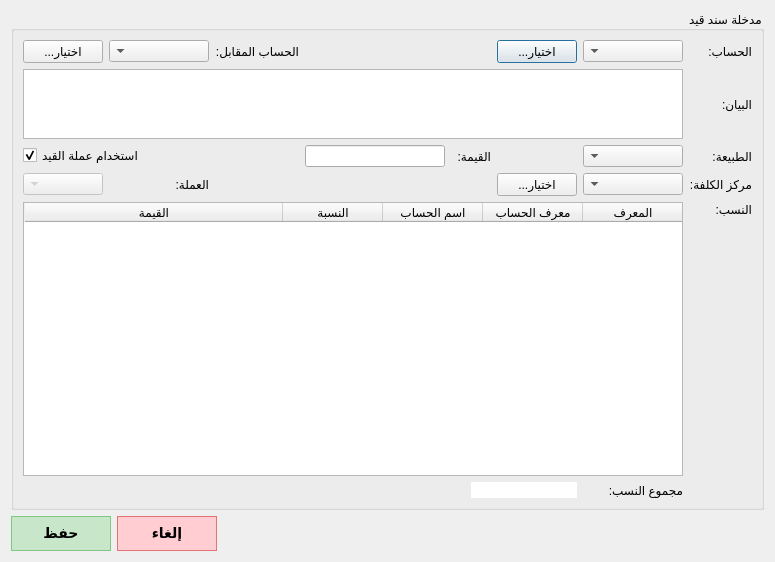
<?xml version="1.0" encoding="UTF-8"?>
<ui version="4.0">
 <class>JournalEntryItemView</class>
 <widget class="QDialog" name="JournalEntryItemView">
  <property name="geometry">
   <rect>
    <x>0</x>
    <y>0</y>
    <width>775</width>
    <height>562</height>
   </rect>
  </property>
  <property name="windowTitle">
   <string>Dialog</string>
  </property>
  <property name="layoutDirection">
   <enum>Qt::RightToLeft</enum>
  </property>
  <layout class="QGridLayout" name="gridLayout">
   <item row="0" column="0" colspan="3">
    <widget class="QGroupBox" name="groupBox_4">
     <property name="minimumSize">
      <size>
       <width>0</width>
       <height>200</height>
      </size>
     </property>
     <property name="maximumSize">
      <size>
       <width>16777215</width>
       <height>16777215</height>
      </size>
     </property>
     <property name="layoutDirection">
      <enum>Qt::RightToLeft</enum>
     </property>
     <property name="title">
      <string>مدخلة سند قيد</string>
     </property>
     <layout class="QGridLayout" name="gridLayout_2">
      <item row="0" column="0">
       <widget class="QLabel" name="label_5">
        <property name="text">
         <string>الحساب:</string>
        </property>
       </widget>
      </item>
      <item row="0" column="1">
       <widget class="QComboBox" name="journal_entry_item_account_combobox">
        <property name="minimumSize">
         <size>
          <width>100</width>
          <height>0</height>
         </size>
        </property>
        <property name="maximumSize">
         <size>
          <width>16777215</width>
          <height>16777215</height>
         </size>
        </property>
       </widget>
      </item>
      <item row="0" column="2">
       <widget class="QPushButton" name="select_account_btn">
        <property name="text">
         <string>...اختيار</string>
        </property>
       </widget>
      </item>
      <item row="0" column="6">
       <widget class="QLabel" name="label_6">
        <property name="text">
         <string>الحساب المقابل:</string>
        </property>
       </widget>
      </item>
      <item row="0" column="7">
       <widget class="QComboBox" name="journal_entry_item_opposite_account_combobox">
        <property name="minimumSize">
         <size>
          <width>100</width>
          <height>0</height>
         </size>
        </property>
        <property name="maximumSize">
         <size>
          <width>16777215</width>
          <height>16777215</height>
         </size>
        </property>
       </widget>
      </item>
      <item row="0" column="8">
       <widget class="QPushButton" name="select_opposite_account_btn">
        <property name="text">
         <string>...اختيار</string>
        </property>
       </widget>
      </item>
      <item row="1" column="0">
       <widget class="QLabel" name="label_7">
        <property name="text">
         <string>البيان:</string>
        </property>
       </widget>
      </item>
      <item row="1" column="1" colspan="8">
       <widget class="QTextEdit" name="journal_entry_item_statement_input">
        <property name="maximumSize">
         <size>
          <width>16777215</width>
          <height>70</height>
         </size>
        </property>
       </widget>
      </item>
      <item row="2" column="0">
       <widget class="QLabel" name="label_9">
        <property name="text">
         <string>الطبيعة:</string>
        </property>
       </widget>
      </item>
      <item row="2" column="1">
       <widget class="QComboBox" name="journal_entry_item_type_combobox"/>
      </item>
      <item row="2" column="3" colspan="2">
       <widget class="QLabel" name="label_10">
        <property name="text">
         <string>القيمة:</string>
        </property>
       </widget>
      </item>
      <item row="2" column="5">
       <widget class="QLineEdit" name="value_input"/>
      </item>
      <item row="2" column="7" colspan="2">
       <widget class="QCheckBox" name="entry_currency_checkbox">
        <property name="layoutDirection">
         <enum>Qt::LeftToRight</enum>
        </property>
        <property name="text">
         <string>استخدام عملة القيد</string>
        </property>
        <property name="checked">
         <bool>true</bool>
        </property>
       </widget>
      </item>
      <item row="3" column="0">
       <widget class="QLabel" name="label_11">
        <property name="text">
         <string>مركز الكلفة:</string>
        </property>
       </widget>
      </item>
      <item row="3" column="1">
       <widget class="QComboBox" name="journal_entry_cost_center_combobox"/>
      </item>
      <item row="3" column="2">
       <widget class="QPushButton" name="select_cost_center_btn">
        <property name="text">
         <string>...اختيار</string>
        </property>
       </widget>
      </item>
      <item row="3" column="4" colspan="2">
       <spacer name="horizontalSpacer_9">
        <property name="orientation">
         <enum>Qt::Horizontal</enum>
        </property>
        <property name="sizeType">
         <enum>QSizePolicy::Fixed</enum>
        </property>
        <property name="sizeHint" stdset="0">
         <size>
          <width>120</width>
          <height>17</height>
         </size>
        </property>
       </spacer>
      </item>
      <item row="3" column="7">
       <widget class="QLabel" name="label_3">
        <property name="text">
         <string>العملة:</string>
        </property>
       </widget>
      </item>
      <item row="3" column="8">
       <widget class="QComboBox" name="journal_entry_item_currency_combobox">
        <property name="enabled">
         <bool>false</bool>
        </property>
       </widget>
      </item>
      <item row="4" column="0">
       <widget class="QLabel" name="label_12">
        <property name="maximumSize">
         <size>
          <width>16777215</width>
          <height>20</height>
         </size>
        </property>
        <property name="text">
         <string>النسب:</string>
        </property>
       </widget>
      </item>
      <item row="4" column="1" rowspan="2" colspan="8">
       <widget class="QTableWidget" name="journal_entry_distributive_cost_center_accounts_table">
        <property name="editTriggers">
         <set>QAbstractItemView::AllEditTriggers</set>
        </property>
        <property name="showDropIndicator" stdset="0">
         <bool>false</bool>
        </property>
        <property name="dragDropOverwriteMode">
         <bool>false</bool>
        </property>
        <property name="selectionMode">
         <enum>QAbstractItemView::SingleSelection</enum>
        </property>
        <property name="selectionBehavior">
         <enum>QAbstractItemView::SelectRows</enum>
        </property>
        <property name="showGrid">
         <bool>true</bool>
        </property>
        <attribute name="horizontalHeaderVisible">
         <bool>true</bool>
        </attribute>
        <attribute name="horizontalHeaderCascadingSectionResizes">
         <bool>false</bool>
        </attribute>
        <attribute name="horizontalHeaderShowSortIndicator" stdset="0">
         <bool>false</bool>
        </attribute>
        <attribute name="horizontalHeaderStretchLastSection">
         <bool>true</bool>
        </attribute>
        <attribute name="verticalHeaderVisible">
         <bool>false</bool>
        </attribute>
        <attribute name="verticalHeaderShowSortIndicator" stdset="0">
         <bool>false</bool>
        </attribute>
        <attribute name="verticalHeaderStretchLastSection">
         <bool>false</bool>
        </attribute>
        <column>
         <property name="text">
          <string>المعرف</string>
         </property>
        </column>
        <column>
         <property name="text">
          <string>معرف الحساب</string>
         </property>
        </column>
        <column>
         <property name="text">
          <string>اسم الحساب</string>
         </property>
        </column>
        <column>
         <property name="text">
          <string>النسبة</string>
         </property>
        </column>
        <column>
         <property name="text">
          <string>القيمة</string>
         </property>
        </column>
       </widget>
      </item>
      <item row="5" column="0">
       <spacer name="verticalSpacer">
        <property name="orientation">
         <enum>Qt::Vertical</enum>
        </property>
        <property name="sizeHint" stdset="0">
         <size>
          <width>17</width>
          <height>181</height>
         </size>
        </property>
       </spacer>
      </item>
      <item row="6" column="1">
       <widget class="QLabel" name="label_13">
        <property name="text">
         <string>مجموع النسب:</string>
        </property>
       </widget>
      </item>
      <item row="6" column="2" colspan="2">
       <widget class="QLineEdit" name="journal_entry_distributive_cost_center_accounts_total_percentage_input">
        <property name="enabled">
         <bool>false</bool>
        </property>
        <property name="styleSheet">
         <string notr="true">background-color: white;
color: black;
border: black solid 1px;</string>
        </property>
       </widget>
      </item>
     </layout>
    </widget>
   </item>
   <item row="2" column="2">
    <widget class="QPushButton" name="save_btn">
     <property name="maximumSize">
      <size>
       <width>100</width>
       <height>16777215</height>
      </size>
     </property>
     <property name="layoutDirection">
      <enum>Qt::RightToLeft</enum>
     </property>
     <property name="styleSheet">
      <string notr="true">QPushButton {
    background-color: #C8E6C9;
    color: black;
    border: 1px solid #81C784;
    border-radius: 0px;
    padding: 8px 16px;
    font-family: Arial;
    font-size: 14px;
    font-weight: bold;
}

QPushButton:hover {
    background-color: #A5D6A7;
}

QPushButton:pressed {
    background-color: #81C784;
}
</string>
     </property>
     <property name="text">
      <string>حفظ</string>
     </property>
    </widget>
   </item>
   <item row="2" column="1">
    <widget class="QPushButton" name="cancel_btn">
     <property name="maximumSize">
      <size>
       <width>100</width>
       <height>16777215</height>
      </size>
     </property>
     <property name="styleSheet">
      <string notr="true">QPushButton {
    background-color: #FFCDD2;
    color: black;
    border: 1px solid #E57373;
    border-radius: 0px;
    padding: 8px 16px;
    font-family: Arial;
    font-size: 14px;
    font-weight: bold;
}

QPushButton:hover {
    background-color: #EF9A9A;
}

QPushButton:pressed {
    background-color: #E57373;
}
</string>
     </property>
     <property name="text">
      <string>إلغاء</string>
     </property>
    </widget>
   </item>
  </layout>
 </widget>
 <resources/>
 <connections/>
</ui>
